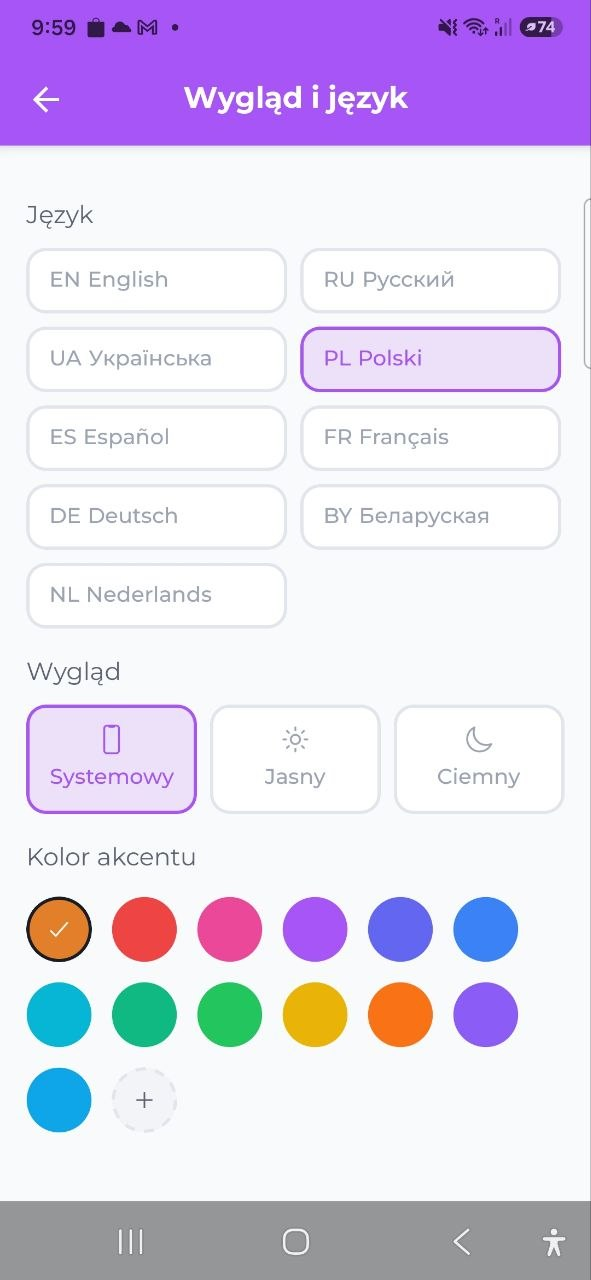
#> input picture docs/marketing/creatives/design/photo_1_2026-07-23_22-01-53.jpg, 591 x 1280 px; its folder holds 3 pictures in this run
$ python fix_theme_screens.py
#> lines starting #> are read from the running program, lines starting #| are printed output that depends on the picture
# -*- coding: utf-8 -*-
"""
Stop-gap marketing touch-up for the theme/personalization screenshots
(docs/marketing/creatives/design/) while the real in-app fix is being built:

  1. photo_3 (Pulpit): a thin blue strip bled above the white status bar
     ("фон ушёл в трэй") -> repaint the top rows with the status-bar bg.
  2. all three: the Samsung OS nav bar sits directly under the content; on
     photo_2 the "Zastosuj" button even extends under it -> replace the whole
     nav-bar band with each screen's own bottom background so the buttons get
     clean padding and no OS bar collides with them.

Outputs *_fixed.png next to the originals (originals untouched — the user is
editing the app in parallel and will re-send corrected shots).

Run: python fix_theme_screens.py
"""
import os
from PIL import Image, ImageDraw

DESIGN = os.path.join(os.path.dirname(os.path.dirname(os.path.abspath(__file__))),
                      "creatives", "design")
STAMP = "2026-07-23_22-01-53"

# per-image bottom background (sampled from safe corners just above the nav bar)
BOTTOM_BG = {
    "photo_1": (249, 250, 252),
    "photo_2": (255, 255, 255),
    "photo_3": (255, 255, 255),
}
NAV_TOP = 1200          # OS nav-bar band starts ~here (grey 3-button strip)
TOP_BLEED_ROWS = 6      # photo_3 blue strip height above the white status bar
STATUS_BG = (249, 250, 252)


def fix(name):
#> called with name = 'photo_1'
    src = os.path.join(DESIGN, f"{name}_{STAMP}.jpg")
    im = Image.open(src).convert("RGB")
#> im is the input picture: PIL image 591x1280 RGB; mean R, G, B 224.8, 215.8, 237.3
    w, h = im.size
#> w = 591; h = 1280
    d = ImageDraw.Draw(im)

    # 1. top bleed — dashboard only
    if name == "photo_3":
        d.rectangle([0, 0, w, TOP_BLEED_ROWS - 1], fill=STATUS_BG)

    # 2. remove OS nav bar -> clean bottom padding in the screen's own bg
    d.rectangle([0, NAV_TOP, w, h], fill=BOTTOM_BG[name])

    out = os.path.join(DESIGN, f"{name}_fixed.png")
    im.save(out, "PNG")
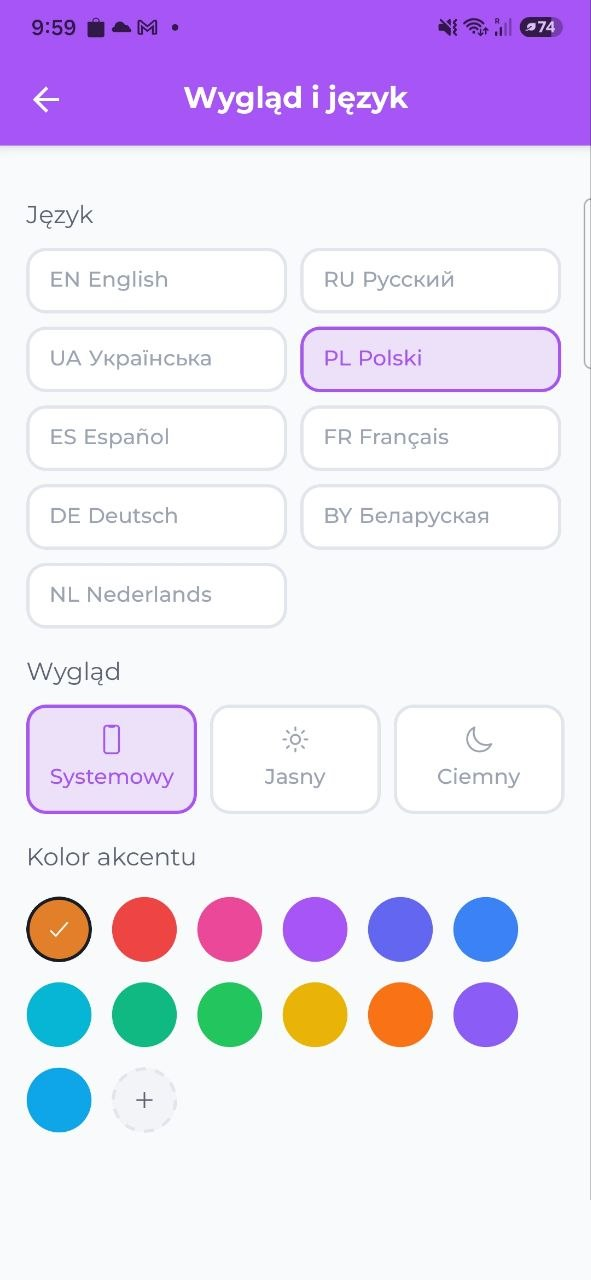
#> saved as photo_1_fixed.png: PIL image 591x1280 RGB; mean R, G, B 230.9, 221.9, 243.4
    print("  built", os.path.relpath(out, DESIGN), im.size)
#|   built photo_1_fixed.png (591, 1280)


if __name__ == "__main__":
    for n in ("photo_1", "photo_2", "photo_3"):
        fix(n)
#> pass 2 of the loop `for n in ("photo_1", "photo_2", "photo_3"):`:
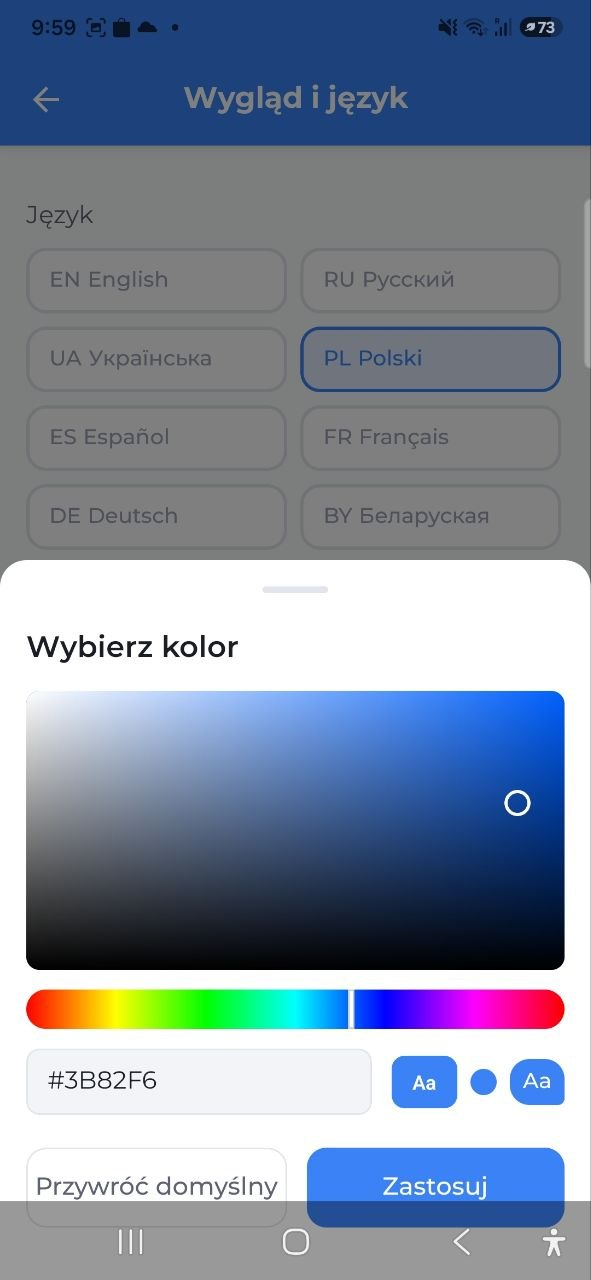
#> input picture docs/marketing/creatives/design/photo_2_2026-07-23_22-01-53.jpg, 591 x 1280 px
#> in fix, im is the input picture: PIL image 591x1280 RGB; mean R, G, B 131.3, 142.9, 160.7
#> in fix (call 2), `im.save(out, "PNG")`:
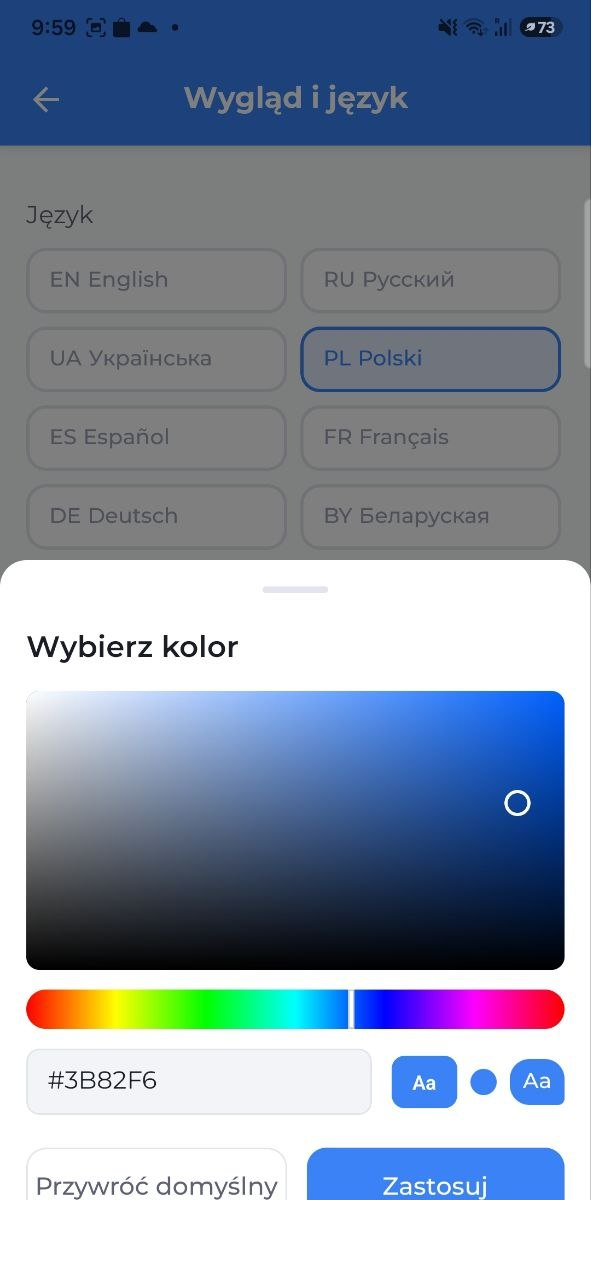
#> saved as photo_2_fixed.png: PIL image 591x1280 RGB; mean R, G, B 138.7, 149.8, 166.9
#|   built photo_2_fixed.png (591, 1280)
#> pass 3 of the loop `for n in ("photo_1", "photo_2", "photo_3"):`:
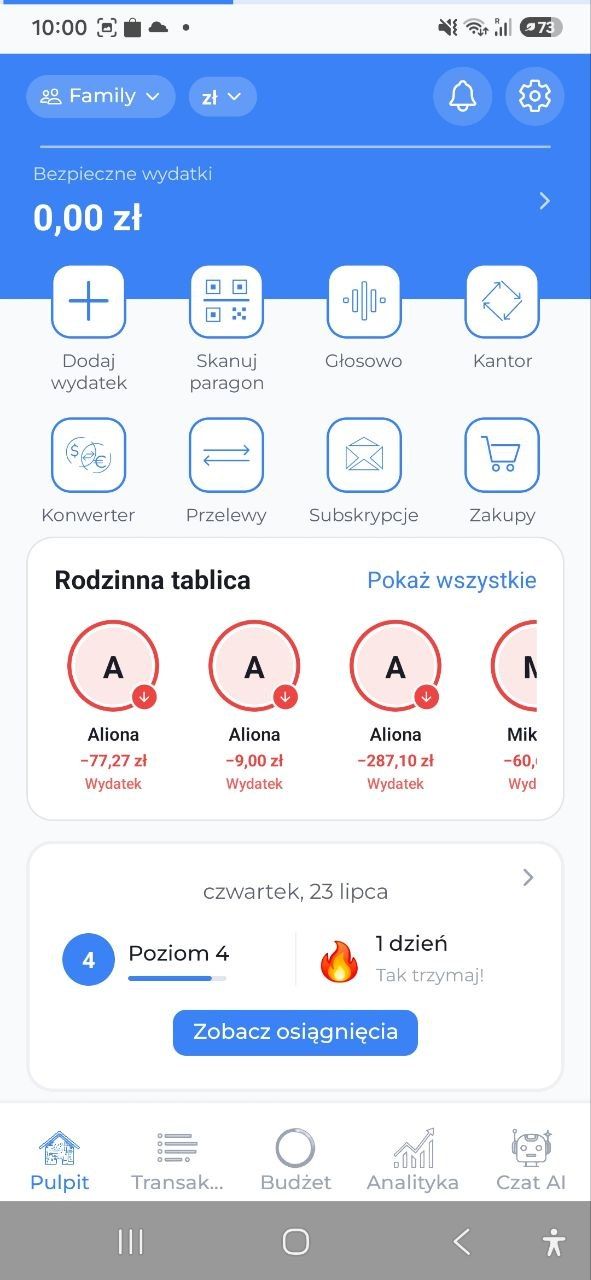
#> input picture docs/marketing/creatives/design/photo_3_2026-07-23_22-01-53.jpg, 591 x 1280 px
#> in fix, im is the input picture: PIL image 591x1280 RGB; mean R, G, B 204.2, 217.1, 239.4
#> in fix (call 3), `im.save(out, "PNG")`:
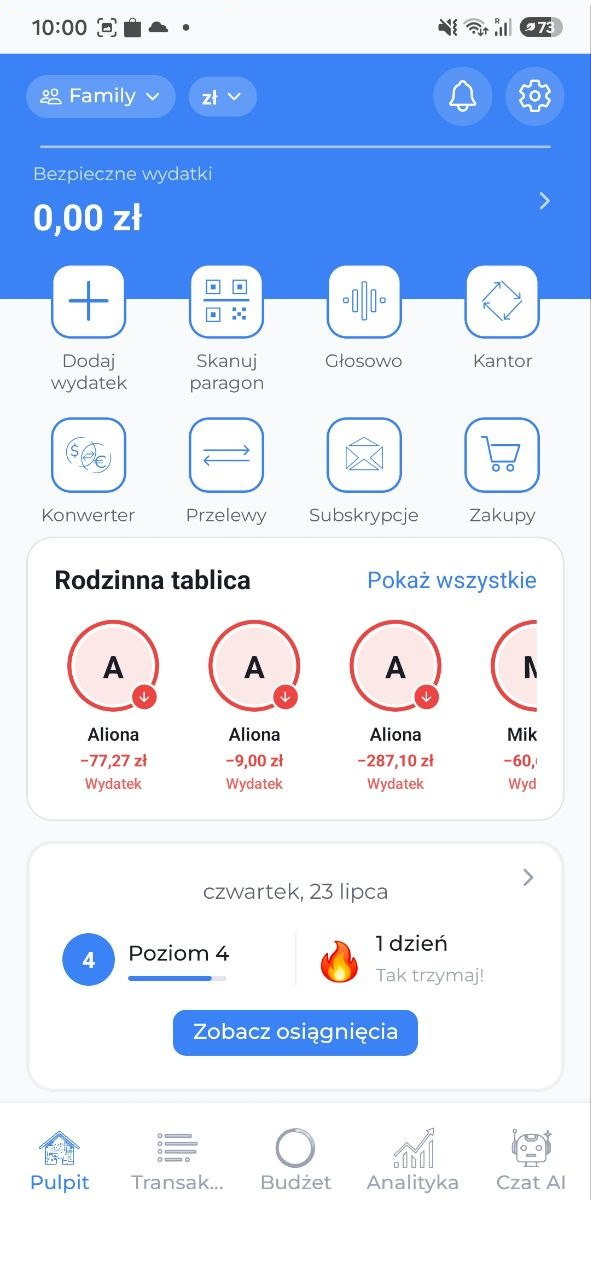
#> saved as photo_3_fixed.png: PIL image 591x1280 RGB; mean R, G, B 210.7, 223.5, 245.7
#|   built photo_3_fixed.png (591, 1280)
